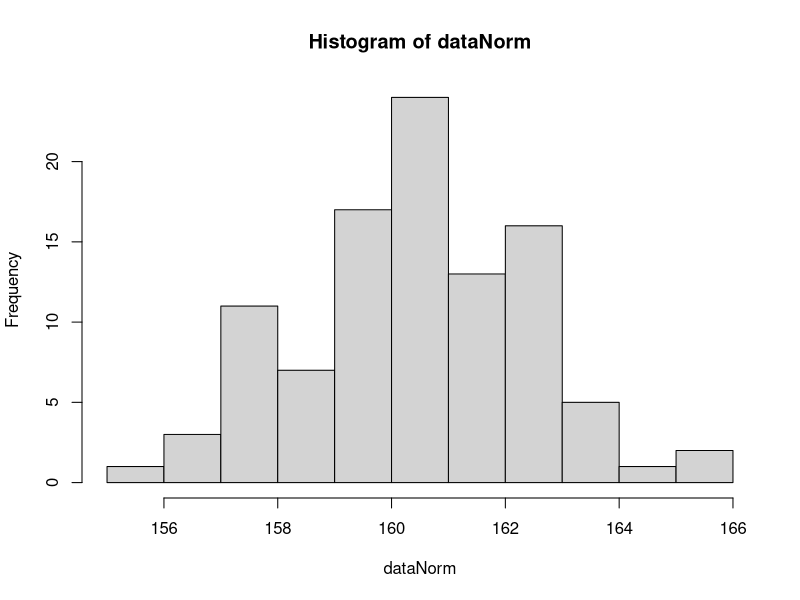

Write R code to recreate this figure.
## ---- chunk 1
dbinom(x = 4, size = 10, prob = 1/3)
## ---- chunk 2
pbinom(q=4, size = 10, prob = 1/3)
## ---- chunk 3
qbinom(p = 0.75, size = 10, prob = 1/3)
## ---- chunk 4
rbinom(n = 50, size = 10, prob = 1/3)
## ---- chunk 5
dnorm(x = 1, mean = 1, sd = 0.1)
## ---- chunk 6
pnorm(q = 0.7, mean = 0, sd = 1)
## ---- chunk 7
qnorm(p = 0.25, mean = 0, sd = 1)
## ---- chunk 8
dataNorm <- rnorm(n = 100, mean = 160, sd = 2)
dataNorm
## ---- chunk 9
hist(dataNorm)
